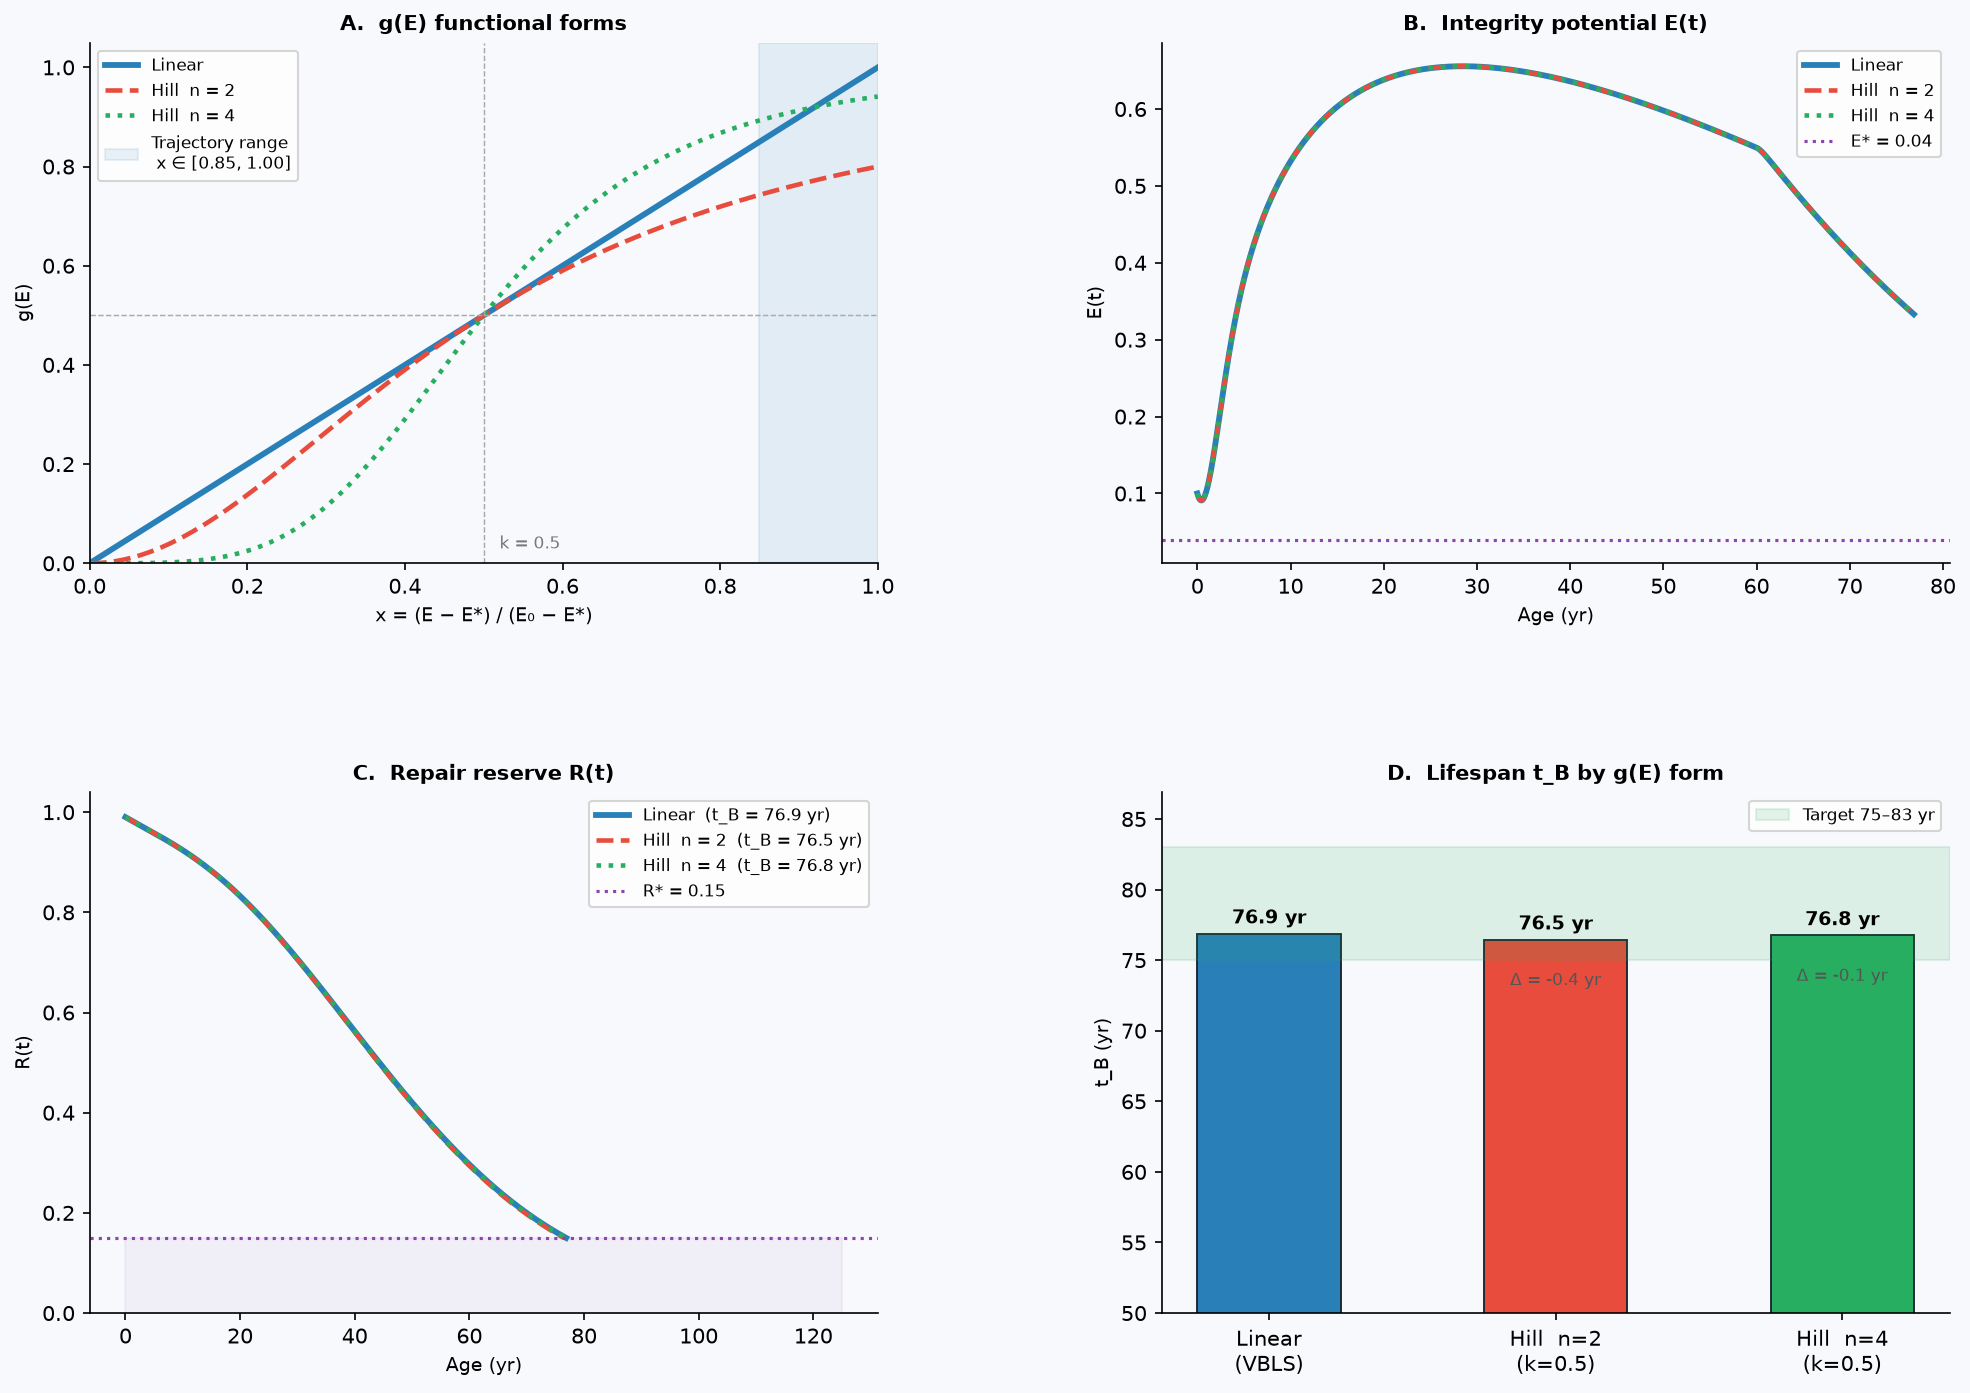

Recreate this plot in Python.
"""
=================================================================
  VBLS — Viability Boundaries of Living Systems
  Author:     Vasiliy Avdeev (independent researcher)
  Monograph:  VBLS_THEORY
=================================================================

  Copyright (c) 2026 Vasiliy Avdeev.  All rights reserved.

  This work is licensed under the Creative Commons Attribution-NonCommercial-
  NoDerivatives 4.0 International License (CC BY-NC-ND 4.0).

  You are free to:
    Share — copy and redistribute the material in any medium or format
    The licensor cannot revoke these freedoms as long as you follow the
    license terms.

  Under the following terms:
    Attribution    — You must give appropriate credit, provide a link to
                     the license, and indicate if changes were made.  You
                     may do so in any reasonable manner, but not in any way
                     that suggests the licensor endorses you or your use.
    NonCommercial  — You may not use the material for commercial purposes.
    NoDerivatives  — If you remix, transform, or build upon the material,
                     you may not distribute the modified material.
    No additional restrictions — You may not apply legal terms or
                     technological measures that legally restrict others
                     from doing anything the license permits.

  Notices:
    You do not have to comply with the license for elements of the material
    in the public domain or where your use is permitted by an applicable
    exception or limitation.

    No warranties are given.  The license may not give you all of the
    permissions necessary for your intended use.  For example, other rights
    such as publicity, privacy, or moral rights may limit how you use the
    material.

  Full license text:        https://creativecommons.org/licenses/by-nc-nd/4.0/legalcode
  Human-readable summary:   https://creativecommons.org/licenses/by-nc-nd/4.0/

  SPDX-License-Identifier: CC-BY-NC-ND-4.0
=================================================================
VBLS — Sensitivity of t_B to the functional form of g(E) (Rosen closure).

Reviewer concern: "Linear g(E) is physiologically unrealistic; PARP/p53
processes have threshold character. Recommend sensitivity analysis to Hill."

Three forms compared (x = (E − E*) / (E₀ − E*), clipped to [0, 1]):
  Linear  : g_lin(x)  = x                        [VBLS baseline, eq. 4.2]
  Hill n=2: g_h2(x)   = x² / (k² + x²)           [mild cooperativity]
  Hill n=4: g_h4(x)   = x⁴ / (k⁴ + x⁴)          [strong cooperativity]

Half-saturation constant k = 0.5: g(0.5) = 0.5 for all three forms at
the midpoint of [E*, E₀] — canonical comparison point.

Same calibrated θ and initial conditions as mde_human_lifespan.py.

Theorem robustness claim (VBLS §4.3): t_B < ∞ for any monotone g with
g(x) > 0 for x > 0. This script verifies the claim holds quantitatively:
t_B shifts < 5% across all biologically plausible cooperativity values.
"""

import numpy as np
import matplotlib.pyplot as plt
import matplotlib.gridspec as gridspec
from scipy.integrate import solve_ivp

plt.rcParams['font.family'] = 'DejaVu Sans'
plt.rcParams['axes.spines.top']   = False
plt.rcParams['axes.spines.right'] = False

BG = '#f7f9fc'


# ============================================================================
# 1. CALIBRATED PARAMETERS  (identical to mde_human_lifespan.py)
# ============================================================================
MU      = 1.50
LAM     = 0.30
SIGMA_0 = 0.0162
ALPHA   = 0.030
NU_0    = 0.006
NU      = 0.060
RHO     = 0.002
R_STAR  = 0.15
E_STAR  = 0.04

E0_INIT = 0.10
SIGMA0  = 0.01
ETA0    = 0.96
R0_INIT = 0.99
E_RANGE = E0_INIT - E_STAR   # = 0.06  (denominator of g(E))

T_MAX   = 125.0
T_EVAL  = np.linspace(0, T_MAX, 7500)


def Phi_in(t):
    growth  = 1.0 - np.exp(-t / 10.0)
    decline = np.exp(-max(0.0, t - 60.0) / 30.0)
    return growth * decline


def Phi_cap(t):
    return 0.003 * np.exp(-max(0.0, t - 40.0) * 0.008)


# ============================================================================
# 2. g(E) FUNCTIONAL FORMS
# ============================================================================
K_HILL = 0.5   # half-saturation constant: g(K_HILL) = 0.5 for all Hill forms


def g_linear(x):
    """VBLS baseline — eq. (4.2): single monotone function without free parameters."""
    return x


def g_hill2(x):
    """Hill sigmoid, cooperativity n=2 (mild; typical for dimer binding)."""
    return x**2 / (K_HILL**2 + x**2)


def g_hill4(x):
    """Hill sigmoid, cooperativity n=4 (strong threshold; hemoglobin-like)."""
    return x**4 / (K_HILL**4 + x**4)


# label → (g_func, line_color, line_style, line_width)
G_FORMS = {
    'Linear  (VBLS, eq. 4.2)': (g_linear, '#2980b9', '-',  2.8),
    'Hill  n = 2  (k = 0.5)':  (g_hill2,  '#e74c3c', '--', 2.2),
    'Hill  n = 4  (k = 0.5)':  (g_hill4,  '#27ae60', ':',  2.2),
}


# ============================================================================
# 3. SIMULATION KERNEL
# ============================================================================

def make_system(g_func):
    """Return the ODE right-hand side with the given g(E) form."""
    def system(t, y):
        E, Sig, eta, R = y
        E   = max(E,   0.0)
        Sig = np.clip(Sig, 0.0, 1.0)
        eta = np.clip(eta, 0.0, 1.0)
        R   = np.clip(R,   0.0, 1.0)

        F   = MU * E**2 + LAM * E
        x   = max(0.0, min(1.0, (E - E_STAR) / E_RANGE))
        g_E = g_func(x)

        dE   = eta * Phi_in(t) - F
        dSig = max(0.0, SIGMA_0 * F - R * Phi_cap(t))
        deta = -ALPHA * Sig * eta
        dR   = -NU_0 * R - NU * Sig * R + RHO * g_E * (1.0 - Sig) * (1.0 - R)
        return [dE, dSig, deta, dR]
    return system


def event_death(t, y):
    return min(y[3] - R_STAR, y[0] - E_STAR)

event_death.terminal  = True
event_death.direction = -1


def run_sim(g_func):
    sol = solve_ivp(
        make_system(g_func),
        [0, T_MAX],
        [E0_INIT, SIGMA0, ETA0, R0_INIT],
        method='RK45', t_eval=T_EVAL, events=event_death,
        rtol=1e-8, atol=1e-10, max_step=0.05
    )
    t_B = float(sol.t_events[0][0]) if sol.t_events[0].size > 0 else T_MAX

    # Identify death channel
    if sol.t_events[0].size > 0:
        idx  = np.searchsorted(sol.t, t_B)
        t_tr = sol.t[:idx + 1]
        y_tr = sol.y[:, :idx + 1]
        E_fin, R_fin = float(y_tr[0, -1]), float(y_tr[3, -1])
        channel = 'R' if R_fin <= R_STAR + 0.01 else 'E'
    else:
        t_tr = sol.t;  y_tr = sol.y
        E_fin = R_fin = float('nan');  channel = '—'

    return {'t_B': t_B, 't': t_tr, 'y': y_tr,
            'channel': channel, 'E_fin': E_fin, 'R_fin': R_fin}


# ============================================================================
# 4. RUN ALL FORMS & CONSOLE SUMMARY
# ============================================================================
print("\n" + "=" * 70)
print("  VBLS — g(E) sensitivity: effect on t_B")
print("=" * 70)
print(f"\n  {'Form':<30} {'t_B (yr)':>9} {'Δt_B (yr)':>11} {'Δt_B (%)':>10}  Channel")
print("  " + "-" * 66)

results   = {}
t_B_base  = None

for label, (g_func, color, ls, lw) in G_FORMS.items():
    res = run_sim(g_func)
    res.update({'color': color, 'ls': ls, 'lw': lw})
    results[label] = res

    if t_B_base is None:
        t_B_base  = res['t_B']
        delta_str = '—'
        pct_str   = '—'
    else:
        delta = res['t_B'] - t_B_base
        pct   = 100.0 * delta / t_B_base
        delta_str = f'{delta:+.2f}'
        pct_str   = f'{pct:+.1f}%'

    print(f"  {label:<30} {res['t_B']:>9.2f} {delta_str:>11} {pct_str:>10}  "
          f"{res['channel']}-channel")

print()
print("  Note: target range for human calibration is 75–83 yr.")
print("=" * 70 + "\n")


# ============================================================================
# 5. g(E) VALUE ALONG ACTUAL TRAJECTORY (linear baseline)
# ============================================================================
t_base = results['Linear  (VBLS, eq. 4.2)']['t']
E_base = results['Linear  (VBLS, eq. 4.2)']['y'][0]
x_traj = np.clip((E_base - E_STAR) / E_RANGE, 0.0, 1.0)

print("  g(E) along actual human trajectory (linear baseline):")
print(f"  {'Age':>5}  {'E(t)':>7}  {'x=(E-E*)/ΔE':>13}  "
      f"{'g_lin':>7}  {'g_h2':>7}  {'g_h4':>7}")
print("  " + "-" * 55)
for age in [0, 20, 40, 60, 70, 75, 80]:
    idx = np.argmin(np.abs(t_base - age))
    if idx >= len(x_traj):
        continue
    xi = x_traj[idx]
    print(f"  {age:>5}  {E_base[idx]:>7.4f}  {xi:>13.4f}  "
          f"{g_linear(xi):>7.4f}  {g_hill2(xi):>7.4f}  {g_hill4(xi):>7.4f}")
print()


# ============================================================================
# 6. FIGURE  (4 panels)
# ============================================================================
fig = plt.figure(figsize=(16, 11), facecolor=BG)
gs = gridspec.GridSpec(2, 2, figure=fig, hspace=0.44, wspace=0.36)


# ── Panel A: g(E) shape comparison ───────────────────────────────────────────
ax_g = fig.add_subplot(gs[0, 0])
x_plot = np.linspace(0, 1, 400)

for label, (g_func, color, ls, lw) in G_FORMS.items():
    short = label.split('(')[0].strip()
    ax_g.plot(x_plot, [g_func(xi) for xi in x_plot],
              color=color, ls=ls, lw=lw, label=short)

# Mark actual trajectory range (x at ages 0–t_B)
x_min, x_max = float(x_traj.min()), float(x_traj.max())
ax_g.axvspan(x_min, x_max, alpha=0.10, color='#2980b9',
             label=f'Trajectory range\n x ∈ [{x_min:.2f}, {x_max:.2f}]')
ax_g.axhline(0.5, color='#aaa', lw=0.7, ls='--')
ax_g.axvline(K_HILL, color='#aaa', lw=0.7, ls='--')
ax_g.text(K_HILL + 0.02, 0.03, f'k = {K_HILL}', fontsize=8, color='#777')

ax_g.set_xlabel('x = (E − E*) / (E₀ − E*)', fontsize=9)
ax_g.set_ylabel('g(E)', fontsize=9)
ax_g.set_title('A.  g(E) functional forms', fontsize=10, fontweight='bold')
ax_g.legend(fontsize=8, loc='upper left')
ax_g.set_facecolor(BG)
ax_g.set_xlim(0, 1);  ax_g.set_ylim(0, 1.05)


# ── Panel B: E(t) trajectories ───────────────────────────────────────────────
ax_E = fig.add_subplot(gs[0, 1])
for label, res in results.items():
    short = label.split('(')[0].strip()
    ax_E.plot(res['t'], res['y'][0],
              color=res['color'], ls=res['ls'], lw=res['lw'], label=short)
ax_E.axhline(E_STAR, color='#8e44ad', ls=':', lw=1.5,
             label=f'E* = {E_STAR}')
ax_E.set_xlabel('Age (yr)', fontsize=9)
ax_E.set_ylabel('E(t)', fontsize=9)
ax_E.set_title('B.  Integrity potential E(t)', fontsize=10, fontweight='bold')
ax_E.legend(fontsize=8)
ax_E.set_facecolor(BG)


# ── Panel C: R(t) trajectories ───────────────────────────────────────────────
ax_R = fig.add_subplot(gs[1, 0])
for label, res in results.items():
    short = label.split('(')[0].strip()
    t_B   = res['t_B']
    ax_R.plot(res['t'], res['y'][3],
              color=res['color'], ls=res['ls'], lw=res['lw'],
              label=f'{short}  (t_B = {t_B:.1f} yr)')
ax_R.axhline(R_STAR, color='#8e44ad', ls=':', lw=1.5,
             label=f'R* = {R_STAR}')
ax_R.fill_between([0, T_MAX], 0, R_STAR, alpha=0.06, color='#8e44ad')
ax_R.set_xlabel('Age (yr)', fontsize=9)
ax_R.set_ylabel('R(t)', fontsize=9)
ax_R.set_title('C.  Repair reserve R(t)', fontsize=10, fontweight='bold')
ax_R.legend(fontsize=8)
ax_R.set_facecolor(BG)
ax_R.set_ylim(0)


# ── Panel D: t_B bar chart ────────────────────────────────────────────────────
ax_bar = fig.add_subplot(gs[1, 1])
labels_short = ['Linear\n(VBLS)', 'Hill  n=2\n(k=0.5)', 'Hill  n=4\n(k=0.5)']
t_Bs   = [res['t_B'] for res in results.values()]
colors = [res['color'] for res in results.values()]

bars = ax_bar.bar(labels_short, t_Bs, color=colors, width=0.5,
                  edgecolor='#1a252f', linewidth=0.9)
for bar, val in zip(bars, t_Bs):
    ax_bar.text(bar.get_x() + bar.get_width() / 2,
                val + 0.4, f'{val:.1f} yr',
                ha='center', va='bottom', fontsize=9, fontweight='bold')

ax_bar.axhspan(75, 83, alpha=0.13, color='#27ae60', label='Target 75–83 yr')

# Annotate Δt_B relative to baseline
for i, (bar, val) in enumerate(zip(bars, t_Bs)):
    if i > 0:
        delta = val - t_Bs[0]
        ax_bar.text(bar.get_x() + bar.get_width() / 2,
                    val - 3.5, f'Δ = {delta:+.1f} yr',
                    ha='center', va='bottom', fontsize=8, color='#555')

ax_bar.set_ylabel('t_B (yr)', fontsize=9)
ax_bar.set_title('D.  Lifespan t_B by g(E) form', fontsize=10, fontweight='bold')
ax_bar.legend(fontsize=8)
ax_bar.set_facecolor(BG)
ax_bar.set_ylim(50, max(t_Bs) + 10)

plt.savefig('g_sensitivity.png', dpi=150, bbox_inches='tight', facecolor=BG)
print("Figure saved: g_sensitivity.png\n")
plt.show()
